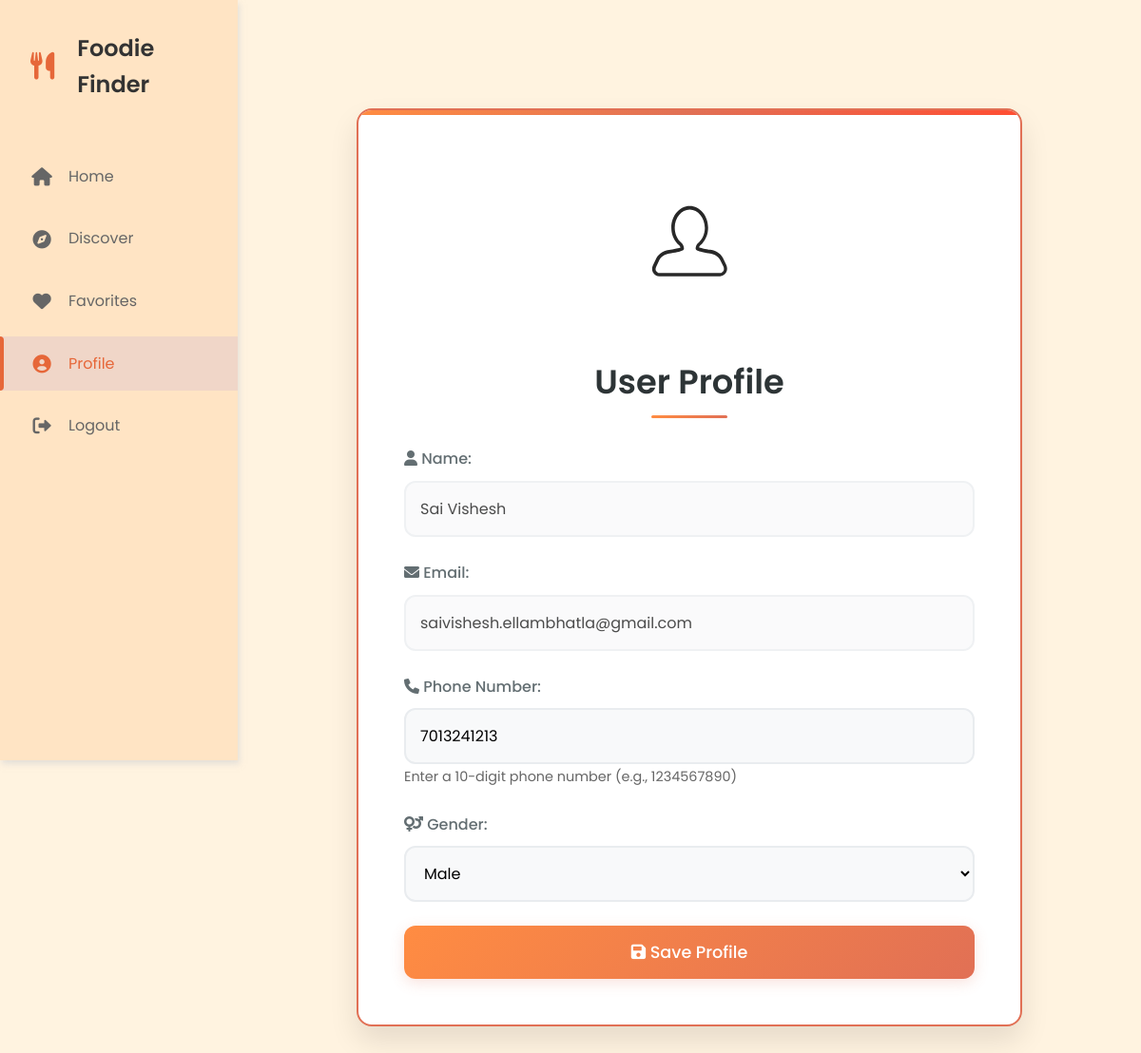
The app's page /profile (signed in), older data.
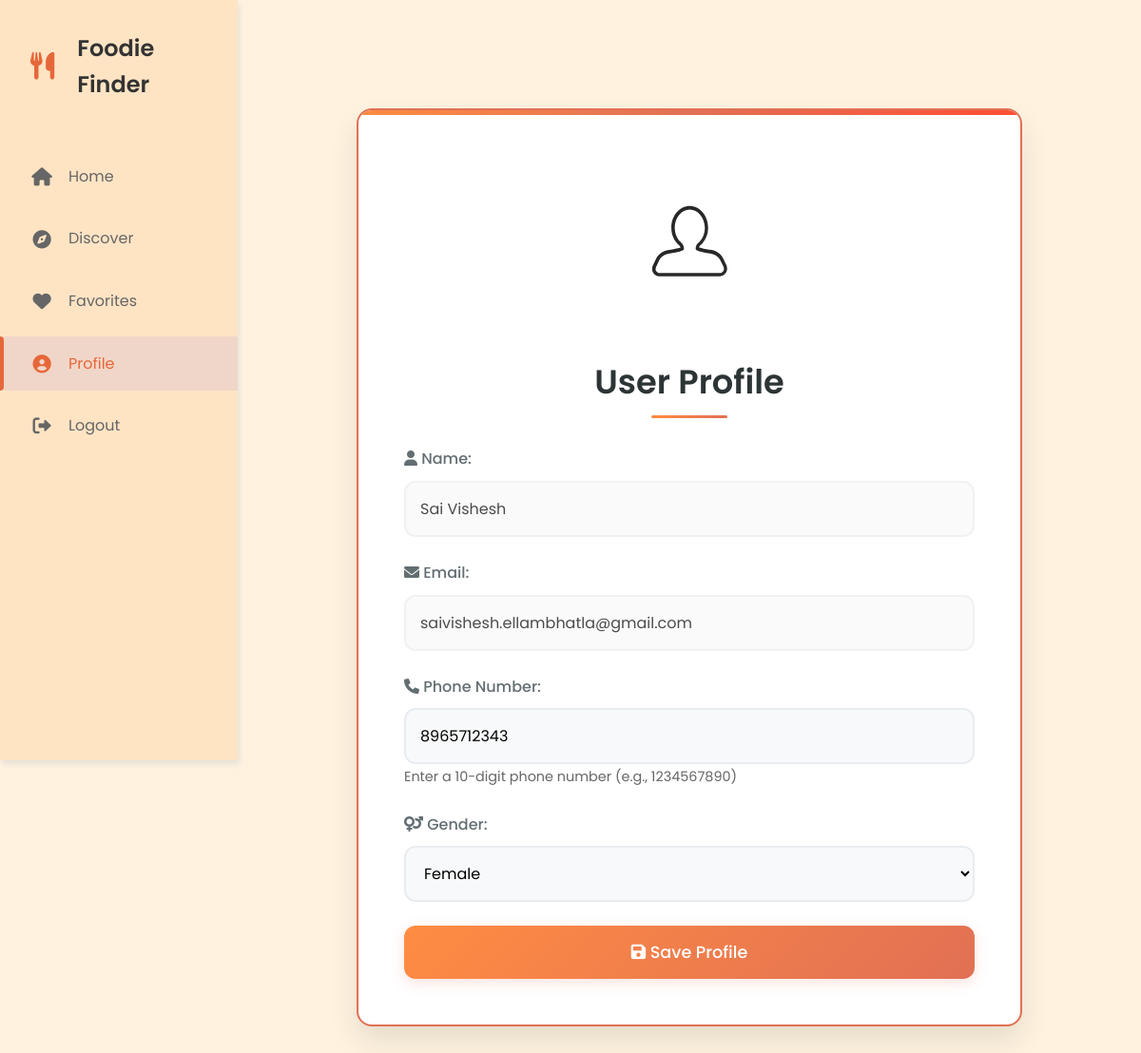
The same page, newer data.
### my_flask_app/models.py (models this page shows, shortened)
class User(db.Model, UserMixin):
    id = db.Column(db.Integer,primary_key=True)
    name = db.Column(db.String(80),nullable=False) #make all these fields required in html
    email = db.Column(db.String(100),unique=True,nullable=False)
    password = db.Column(db.String(150),nullable=False)
    phone=db.Column(db.Integer)
    gender=db.Column(db.String(1))
    favourites = db.relationship('Favourite',backref='author',lazy=True)

### my_flask_app/main.py (the view)
@main.route('/profile')
@login_required
def profile():
    return render_template('profile.html', user=current_user)

### my_flask_app/templates/profile.html (shortened to what this page needs)
{% extends "base.html" %}
{% block content %}
    <div class="container">
        <div class="profile-container">
            <div class="profile-photo-container">
                <img src="{{ url_for('static', filename='images/user-profile.svg') }}" class="profile-photo">
            </div>
            <h2 class="text-center">User Profile</h2>
            <form action="/save_profile" method="POST">
                <div class="form-group">
                    <label><i class="fas fa-user"></i> Name:</label>
                    <input type="text" name="name" value="{{ user.name }}" readonly class="form-control">
                </div>
                <div class="form-group">
                    <label><i class="fas fa-envelope"></i> Email:</label>
                    <input type="email" name="email" value="{{ user.email }}" readonly class="form-control">
                </div>
                <div class="form-group">
                    <label><i class="fas fa-phone"></i> Phone Number:</label>
                    <input type="tel"
                            name="phone"
                            placeholder="Enter phone number"
                            value="{{ user.phone or '' }}"
                            pattern="[0-9]{10}"
                            title="Please enter a valid 10-digit phone number"
                            class="form-control">
                    <small class="form-text">Enter a 10-digit phone number (e.g., 1234567890)</small>
                </div>
                <div class="form-group">
                    <label><i class="fas fa-venus-mars"></i> Gender:</label>
                    <select name="gender" class="form-control">
                        <option value="Male" {% if user.gender == 'M' %}selected{% endif %}>Male</option>
                        <option value="Female" {% if user.gender == 'F' %}selected{% endif %}>Female</option>
                    </select>
                </div>
                <button type="submit" class="btn-primary">
                    <i class="fas fa-save"></i> Save Profile
                </button>
            </form>
        </div>
    </div>
{% endblock %}

### my_flask_app/templates/base.html (shortened to what this page needs)
<!DOCTYPE html>
<html lang="en">
<head>
    <link rel="stylesheet" href="https://cdnjs.cloudflare.com/ajax/libs/font-awesome/6.0.0/css/all.min.css">
    <link rel="stylesheet" href="../static/css/styles.css">
    <link rel="stylesheet" href="../static/css/sidebar.css">
</head>
<body>
    <div class="nav-sidebar">
        <div class="nav-logo">
            <i class="fas fa-utensils"></i>
            <span>Foodie Finder</span>
        </div>
        <ul class="nav-menu">
            <li class="nav-item">
                <a href="{{url_for('main.dish_finder')}}" class="nav-link">
                    <i class="fas fa-home"></i>
                    <span>Home</span>
                </a>
            </li>
            <li class="nav-item">
                <a href="{{url_for('main.discover')}}" class="nav-link">
                    <i class="fas fa-compass"></i>
                    <span>Discover</span>
                </a>
            </li>
            <li class="nav-item">
                <a href="{{url_for('main.favourites')}}" class="nav-link">
                    <i class="fas fa-heart"></i>
                    <span>Favorites</span>
                </a>
            </li>
            <li class="nav-item">
                <a href="{{url_for('main.profile')}}" class="nav-link">
                    <i class="fas fa-user-circle"></i>
                    <span>Profile</span>
                </a>
            </li>
            <li class="nav-item">
                <a href="{{url_for('auth.logout')}}" class="nav-link">
                    <i class="fas fa-sign-out-alt"></i>
                    <span>Logout</span>
                </a>
            </li>
        </ul>
    </div>
    <main class="main-content">
        {% block content %}{% endblock %}
    </main>
</body>
</html>

### my_flask_app/static/css/styles.css (style rules this page uses)
:root { --primary-color: #FF8C42; --secondary-color: #FF4E33; --accent-color: #FFA07A; --background-color: #FFF3E0; --card-bg: #ffffff; --text-color: #2d3436; --text-light: #636e72; --shadow: 0 8px 30px rgba(0, 0, 0, 0.08); --border-radius: 16px; --sidebar-width: 250px; }
* { margin: 0; padding: 0; box-sizing: border-box; font-family: 'Poppins', sans-serif; }
body { background-color: var(--background-color); color: var(--text-color); line-height: 1.6; min-height: 100vh; background-attachment: fixed; background-size: cover; background-position: center; display: flex; }
.main-content { margin-left: var(--sidebar-width); flex: 1; padding: 2rem; }
.container { max-width: 1200px; margin: 0 auto; padding: 2rem; }
.form-group { margin-bottom: 1.8rem; }
.form-group label { display: block; margin-bottom: 0.8rem; font-weight: 500; color: var(--text-color); font-size: 1.1rem; }
.form-control { width: 100%; padding: 1rem; border: 2px solid #e9ecef; border-radius: 12px; font-size: 1rem; transition: all 0.3s ease; background: #f8f9fa; }
.fa-utensils { margin-right: 0.5rem; color: var(--accent-color); }
select.form-control option { padding: 10px; }
.form-text { color: var(--text-light); font-size: 0.9rem; margin-top: 0.5rem; }
.profile-container { background: white; padding: 3rem; border-radius: var(--border-radius); box-shadow: 0 15px 30px rgba(0, 0, 0, 0.1); max-width: 700px; height: auto; width: 100%; margin: 50px auto; display: flex; flex-direction: column; justify-content: space-between; overflow: hidden; border: 2px solid #E17055; position: relative; }
.profile-container::before { content: ''; position: absolute; top: 0; left: 0; right: 0; height: 5px; background: linear-gradient(to right, #FF8C42, #E17055, #FF4E33); }
.profile-photo-container { position: relative; width: 180px; height: 180px; margin: 0 auto 30px; border-radius: 50%; overflow: hidden; display: flex; justify-content: center; align-items: center; background-color: transparent; border: none; box-shadow: none; transition: none; }
.profile-photo { width: 100%; height: 100%; object-fit: contain; margin: 0 auto; }
.profile-container h2 { color: #2D3436; text-align: center; margin-bottom: 30px; font-size: 2.2rem; font-weight: 600; position: relative; display: inline-block; padding-bottom: 10px; }
.profile-container h2:after { content: ""; position: absolute; bottom: 0; left: 50%; transform: translateX(-50%); width: 80px; height: 3px; background: linear-gradient(to right, #FF8C42, #E17055); border-radius: 10px; }
.form-group { margin-bottom: 25px; }
.form-group label { display: block; margin-bottom: 10px; color: #636e72; font-weight: 500; font-size: 1rem; transition: all 0.3s ease; }
.form-control { width: 100%; padding: 15px; border: 2px solid #e9ecef; border-radius: 12px; box-sizing: border-box; font-size: 1rem; transition: all 0.3s ease; background-color: #f8f9fa; }
.form-control[readonly] { background-color: #f8f9fa; opacity: 0.7; }
.btn-primary { background: linear-gradient(135deg, #FF8C42, #E17055); color: white; padding: 15px; border: none; border-radius: 12px; width: 100%; margin: 10px auto 0; font-size: 1.1rem; font-weight: 500; cursor: pointer; transition: all 0.3s ease; box-shadow: 0 4px 15px rgba(225, 112, 85, 0.2); text-align: center; display: block; }

Row changes from the older to the newer data that the page shows:
changed User "Sai Vishesh": phone "7013241213" → "8965712343"; gender "Male" → "Female"
